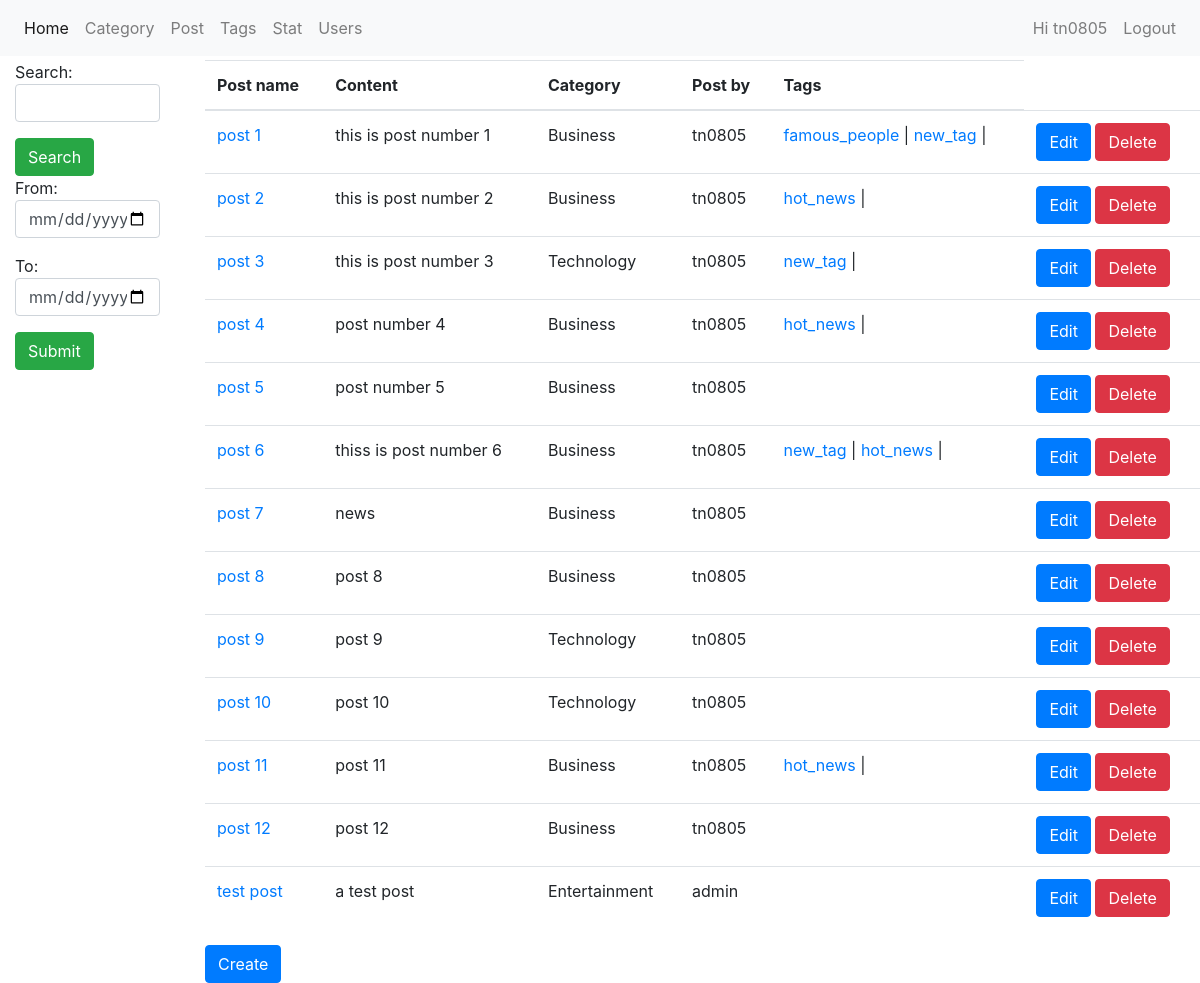
Screenshot of /admin/index.php?m=posts (signed in) with the database file from the repository.
### tables this page shows
CREATE TABLE `posts` (
  `id` int(11) NOT NULL,
  `post_title` varchar(255) NOT NULL,
  `content` text DEFAULT NULL,
  `category_id` int(11) NOT NULL,
  `user_id` int(11) NOT NULL,
  `tag_id` int(11) NOT NULL,
  `created_at` timestamp NULL DEFAULT NULL,
  `updated_at` timestamp NULL DEFAULT NULL
);

CREATE TABLE `categories` (
  `id` int(11) NOT NULL,
  `category_name` varchar(100) NOT NULL,
  `status` tinyint(1) DEFAULT 1
);

CREATE TABLE `users` (
  `id` int(11) NOT NULL,
  `username` varchar(100) NOT NULL,
  `email` varchar(100) NOT NULL,
  `password` varchar(100) NOT NULL,
  `level` tinyint(4) NOT NULL DEFAULT 0,
  `total_view` int(11) NOT NULL
);

CREATE TABLE `tags` (
  `tag_id` int(11) NOT NULL,
  `tag_name` varchar(50) NOT NULL
);

### admin/modules/posts/index.php (the view)
<div class="row">
    <div class="col-md-2">
            <div class="col-md-12">
                <form action="index.php?m=posts&a=search" method="POST">
                        <div class="form-group">
                            Search: <input type="text" name="search" class="form-control" />
                        </div>
                        <button type="submit" class="btn btn-success" name="ok">Search</button>
                </form>
            </div>
            <div class="col-md-12 float-right">
                <form action="index.php?m=posts&a=datesearch" method="POST">
                        <div class="form-group">
                        From:    <input type="date" class="form-control" name="from_date">
                        </div>
                        <div class="form-group">
                        To:    <input type="date" class="form-control" name="to_date">
                        </div>
                        <button type="submit" class="btn btn-success">Submit</button>
                </form>
            </div>
    </div>
    <div class="col-md-10">
                <table class="table table-inverse">
                    <thead>
                        <tr>
                            <th>Post name</th>
                            <th>Content</th>
                            <th>Category</th>
                            <th>Post by</th>
                            <th>Tags</th>
                        </tr>
                    </thead>
                    <tbody>
                        <?php foreach ($posts as $post) : ?>
                            <?php
                                $category_id = $post['category_id'];
                                $query = mysqli_query($conn,"SELECT * FROM categories WHERE id = $category_id ");
                                $category = mysqli_fetch_assoc($query);
                                $post_id = $post['id'];
                                $tags = mysqli_query($conn,"SELECT tags.tag_id,tags.tag_name as 'tag_name' FROM posts_tags pt JOIN tags ON pt.tag_id = tags.tag_id WHERE pt.post_id = $post_id");
                                $user_id = $post['user_id'];
                                $qr = mysqli_query($conn,"SELECT * FROM users WHERE id=$user_id");
                                $user = mysqli_fetch_assoc($qr);
                             ?>
                        <?php if($category['status'] == 1) : ?>
                            <tr>
                                <td>
                                    <a href="index.php?m=posts&a=view&id=<?php echo $post['id']; ?>"><?php echo $post['post_title']; ?></a>
                                </td>
                                <td>
                                    <?php echo $post['content'] ?>
                                </td>
                                <td>
                                    <?php echo $category['category_name'] ?>
                                </td>
                                <td>
                                    <?php echo $user['username']; ?>
                                </td>
                                <td>
                                    <?php foreach ($tags as $tag) : ?>
                                    <a href="index.php?m=tags&a=view&id=<?php echo $tag['tag_id']; ?>"><?= $tag['tag_name'] ?></a> |
                                    <?php endforeach; ?>
                                </td>
                                <td>
                                    <?php if($login['id'] == $user_id || $login['level'] == 1) : ?>
                                    <a href="index.php?m=posts&a=edit&id=<?php echo $post['id']; ?>" class="btn btn-primary">Edit</a>
                                    <a href="index.php?m=posts&a=delete&id=<?php echo $post['id']; ?>" class="btn btn-danger" onclick="return confirm('Delete?')" >Delete</a>
                                <?php endif; ?>
                                </td>
                            </tr>
                        <?php endif; ?>
                        <?php endforeach; ?>
                    </tbody>
                </table>
                <a href="index.php?m=posts&a=create" class="btn btn-primary">Create</a>
    </div>
</div>

### rows the page displays
posts: post_title "post 1", content "this is post number 1", category.category_name "Business", user.username "tn0805"
tags: tag_name "famous_people"
tags: tag_name "new_tag"
posts: post_title "post 2", content "this is post number 2", category.category_name "Business", user.username "tn0805"
tags: tag_name "hot_news"
posts: post_title "post 3", content "this is post number 3", category.category_name "Technology", user.username "tn0805"
posts: post_title "post 4", content "post number 4", category.category_name "Business", user.username "tn0805"
posts: post_title "post 5", content "post number 5", category.category_name "Business", user.username "tn0805"
posts: post_title "post 6", content "thiss is post number 6", category.category_name "Business", user.username "tn0805"
posts: post_title "post 7", content "news", category.category_name "Business", user.username "tn0805"
posts: post_title "post 8", content "post 8", category.category_name "Business", user.username "tn0805"
posts: post_title "post 9", content "post 9", category.category_name "Technology", user.username "tn0805"
posts: post_title "post 10", content "post 10", category.category_name "Technology", user.username "tn0805"
posts: post_title "post 11", content "post 11", category.category_name "Business", user.username "tn0805"
posts: post_title "post 12", content "post 12", category.category_name "Business", user.username "tn0805"
posts: post_title "test post", content "a test post", category.category_name "Entertainment", user.username "admin"

### other values shown
$login['username'] "tn0805"
